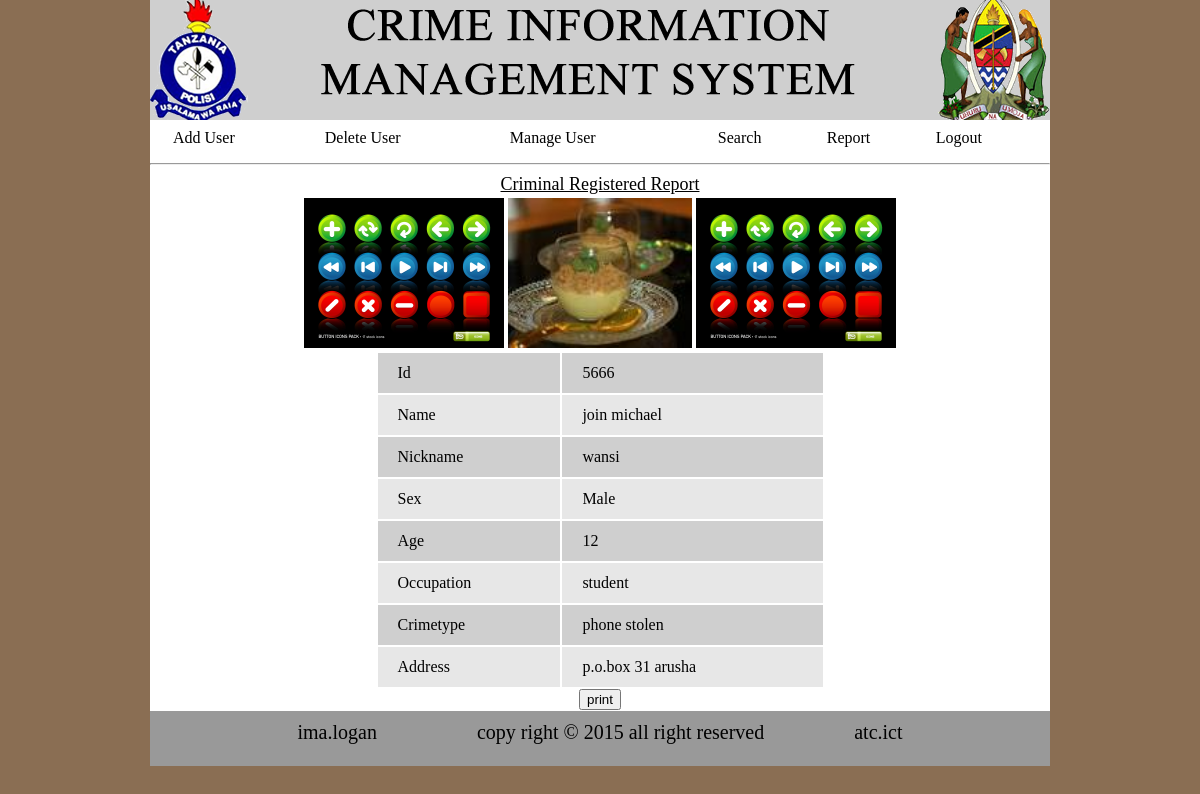
The page /admin/viewcriminalreport.php?id=5666 (signed in) on the database its author committed.
### tables this page shows
CREATE TABLE IF NOT EXISTS `criminal` (
  `id` int(50) NOT NULL auto_increment,
  `IDno` varchar(50) NOT NULL,
  `name` varchar(50) NOT NULL,
  `nickname` varchar(50) NOT NULL,
  `sex` text NOT NULL,
  `age` int(20) NOT NULL,
  `occupation` varchar(50) NOT NULL,
  `crimetype` varchar(50) NOT NULL,
  `adress` varchar(50) NOT NULL,
  `wanted` varchar(50) NOT NULL,
  `image1` varchar(900) NOT NULL,
  `image2` varchar(900) NOT NULL,
  `image3` varchar(900) NOT NULL,
  PRIMARY KEY  (`id`)
);

### admin/viewcriminalreport.php (the view, shortened to what this page needs)
<html>
<head>
<link rel="stylesheet" type="text/css" href="style.css">
</head>
<body>
      <div class="wrapper">
            <div class="header"> <img src="image/Logo.png" height="120px" width="900px">
            </div>
            <div class="content21">
                  <div class="menu">
                        <table class="table">
                              <tr>
                                    <td><a href="add.php">Add User</a></td>
                                    <td><a href="delete.php">Delete User</a></td>
                                    <td><a href="index.php">Manage User</a></td>
                                    <td><a href="search.php">Search</a></td>
                                    <td><a href="report.php">Report</a></td>
                                    <td><a href="logout.php">Logout</a></td>
                              </tr>
                        </table>
            </div><hr>
            <div class="area1">
            <center><u>Criminal Registered Report</u><table  class="t">
                  <table>
                        <?php
                   $idd=$_GET['id'];
                   $query=mysql_query("SELECT * FROM `criminal` WHERE  `iDno`='$idd'");
                   $query_run=mysql_fetch_array($query);
                    $photo1=$query_run['image1'];
                   $photo2=$query_run['image2'];
                   $photo3=$query_run['image3'];
                  echo "<tr ><td><img src='../upload/".$photo1."' id='tb'></td><td><img src='../upload/".$photo2." ' id='tb'></td><td><img src='../upload/".$photo3."'id='tb'></td></tr>";
                        ?>
                  </table>
                  <table  class="t">
                  <?php
                   $idd=$_GET['id'];
                   $query=mysql_query("SELECT * FROM `criminal` WHERE  `iDno`='$idd'");
                   $query_run=mysql_fetch_array($query);
                   $ido=$query_run['IDno'];
                   $name=$query_run['name'];
                   $nickname=$query_run['nickname'];
                   $age=$query_run['age'];
                   $sex=$query_run['sex'];
                   $occupation=$query_run['occupation'];
                   $crimetype=$query_run['crimetype'];
                   $adress=$query_run['adress'];
                              echo "<tr style='background-color:#CFCFCF'>
                              <td>Id</td>
                                    <td>$ido</td>
                              </tr>
                              <tr style='background-color:#E7E7E7'>
                              <td>Name</td>
                                    <td>$name</td>
                              </tr>
                              <tr style='background-color:#CFCFCF'>
                              <td>Nickname</td>
                                    <td>$nickname</td>
                              </tr>
                              <tr style='background-color:#E7E7E7'>
                              <td>Sex</td>
                                    <td>$sex</td>
                              </tr>
                              <tr style='background-color:#CFCFCF'>
                              <td>Age</td>
                                    <td>$age</td>
                              </tr>
                              <tr style='background-color:#E7E7E7'>
                              <td>Occupation</td>
                                    <td>$occupation</td>
                              </tr>
                              <tr style='background-color:#CFCFCF'>
                              <td>Crimetype</td>
                                    <td>$crimetype</td>
                              </tr>
                              <tr style='background-color:#E7E7E7'>
                              <td>Address</td>
                                    <td>$adress</td>
                              </tr>";
                  ?>
                   </table>
                        <button onclick="window.print()" class="print">print</button>
                  </center>
            </div>
        </div>
            <div class="footer">ima.logan &nbsp;&nbsp;&nbsp;&nbsp;&nbsp;&nbsp;&nbsp;&nbsp;&nbsp;&nbsp;
                  &nbsp;&nbsp;&nbsp;&nbsp;&nbsp;&nbsp;&nbsp;&nbsp;copy right &copy 2015 all right reserved&nbsp;&nbsp;&nbsp;&nbsp;&nbsp;&nbsp;&nbsp;&nbsp;&nbsp;&nbsp;&nbsp;&nbsp;&nbsp;&nbsp;&nbsp;&nbsp;&nbsp;&nbsp;atc.ict
            </div>
      </div>
</body>
</html>

### admin/style.css (style rules this page uses)
body { background-color:#8A6E53; margin: 0; background-repeat: no-repeat; }
.wrapper { height: auto; width: 900px; margin: 0 auto; background-color: white; }
.header { color: #FFFFFF; background-color: #999999; height: 120px; text-align: center; font-size: 30px; }
.footer { background-color: #999999; width: 100%; height: 45px; color: black; text-align: center; font-size: 20px; padding-top: 10px; }
.menu { padding-left: 10px auto; height: 35px; }
.area1 { color: black; text-align: center; font-size: 18px; padding: 1px; }
#tb { height: 150px; width: 100%; }
.table { height: 35px; width: 100%; padding-left: 20px; }
a { color: black; text-decoration: none; }
.t { width: 50%; height: auto; }
.t tr { height: 40px; }
.t tr td { padding-left: 20px; border-spacing: 0px; }
.content21 { height: auto; }

### rows shown on the page
criminal: image1 (picture), image2 (picture), image3 (picture), IDno "5666", name "join michael", nickname "wansi", sex "Male", age "12", occupation "student", crimetype "phone stolen", adress "p.o.box 31 arusha"
